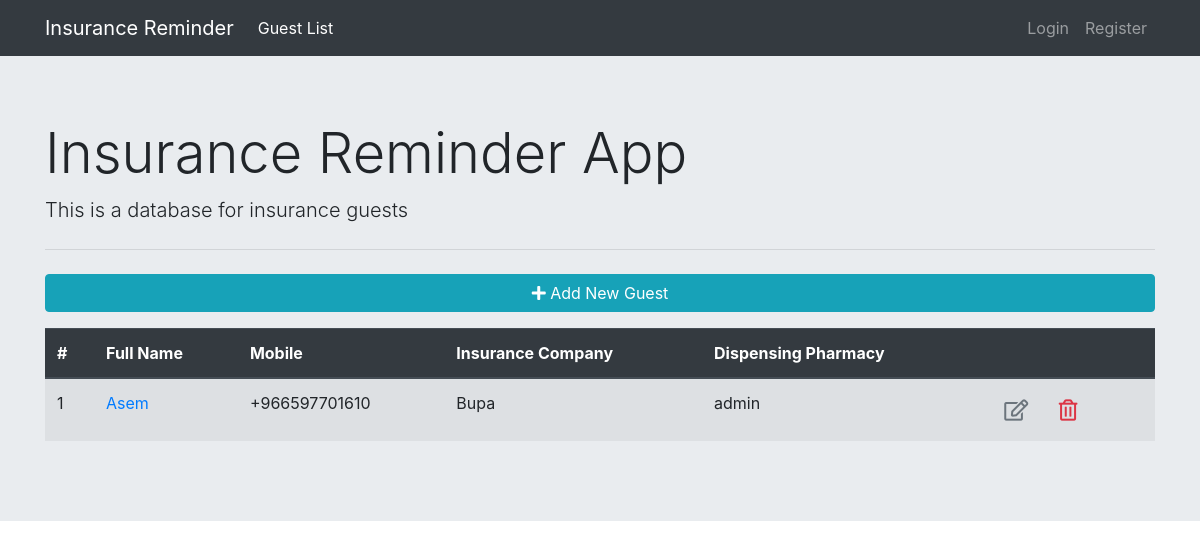
Before: / with the older database file.
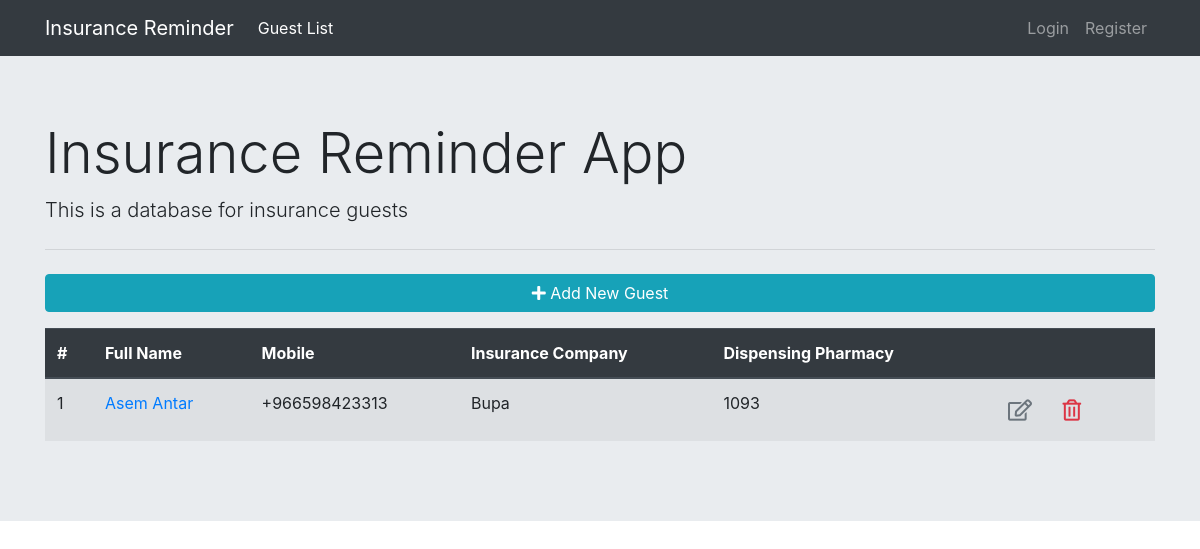
After: the same page with the newer database file.
### guest_registeration/models.py (models this page shows, shortened)
class Guest(models.Model):
    INSURANCE_COMPANIES = (
        ('Bupa', 'Bupa'),
        ('MedGulf', 'MedGulf'),
        ('MedNet', 'MedNet'),
        ('Tawnyia', 'Tawnyia'),
        ('Saudi Enaya', 'Saudi Enaya'),
    )
    fullname = models.CharField(max_length=250, verbose_name='Full Name')
    mobile = PhoneNumberField(verbose_name='Mobile No.')
    insurance_company = models.CharField(
        max_length=30, choices=INSURANCE_COMPANIES, verbose_name='Insurance Company', default='bupa')
    dipensing_date = models.DateField(verbose_name='Dispensing Date')
    next_dispensing = models.DateField(verbose_name='Next Dispensing Date')
    dispensing_pharmacy = models.ForeignKey(User, on_delete=models.CASCADE)

### guest_registeration/views.py (the view)
# urls.py: path('', guest_list, name='guest_list'),
def guest_list(request):
    context = {'guest_list': Guest.objects.all()}
    return render(request, 'guest_registeration/guest_list.html', context)

### guest_registeration/templates/guest_registeration/guest_list.html (shortened to what this page needs)
{% extends 'guest_registeration/base.html' %}
{% block content %}
    <a href="{% url 'guest_registeration:register' %}" class="btn btn-info btn-block mb-3">
        <i class="fas fa-plus"></i> Add New Guest
    </a>
    <table class="table table-striped">
        <thead class="thead-dark">
            <th>#</th>
            <th>Full Name</th>
            <th>Mobile</th>
            <th>Insurance Company</th>
            <th>Dispensing Pharmacy</th>
            <th></th>
        </thead>
        <tbody>
            {% for guest in guest_list %}
                <tr>
                    <td>{{ forloop.counter }}</td>
                    <td>
                        <a href="{% url 'guest_registeration:guest_detail' guest.id %}">
                            {{ guest.fullname }}
                        </a>
                    </td>
                    <td>{{ guest.mobile }}</td>
                    <td>{{ guest.insurance_company }}</td>
                    <td>{{ guest.dispensing_pharmacy }}</td>
                    <td>
                        <a href="{% url 'guest_registeration:guest_update' guest.id %}" class="btn text-secondary">
                            <i class="far fa-edit fa-lg"></i>
                        </a>
                        <form class="d-inline" action="{% url 'guest_registeration:guest_delete' guest.id %}" method="post">
                            <button type="submit" class="btn">
                                <i class="far fa-trash-alt fa-lg text-danger float-right"></i>
                            </button>
                        </form>
                    </td>
                </tr>
            {% endfor %}
        </tbody>
    </table>
{% endblock content %}

Changed rows visible on the page:
changed Guest "Bupa": fullname "Asem" → "Asem Antar"; mobile "+966597701610" → "+966598423313"; dispensing_pharmacy "admin" → "1093"
